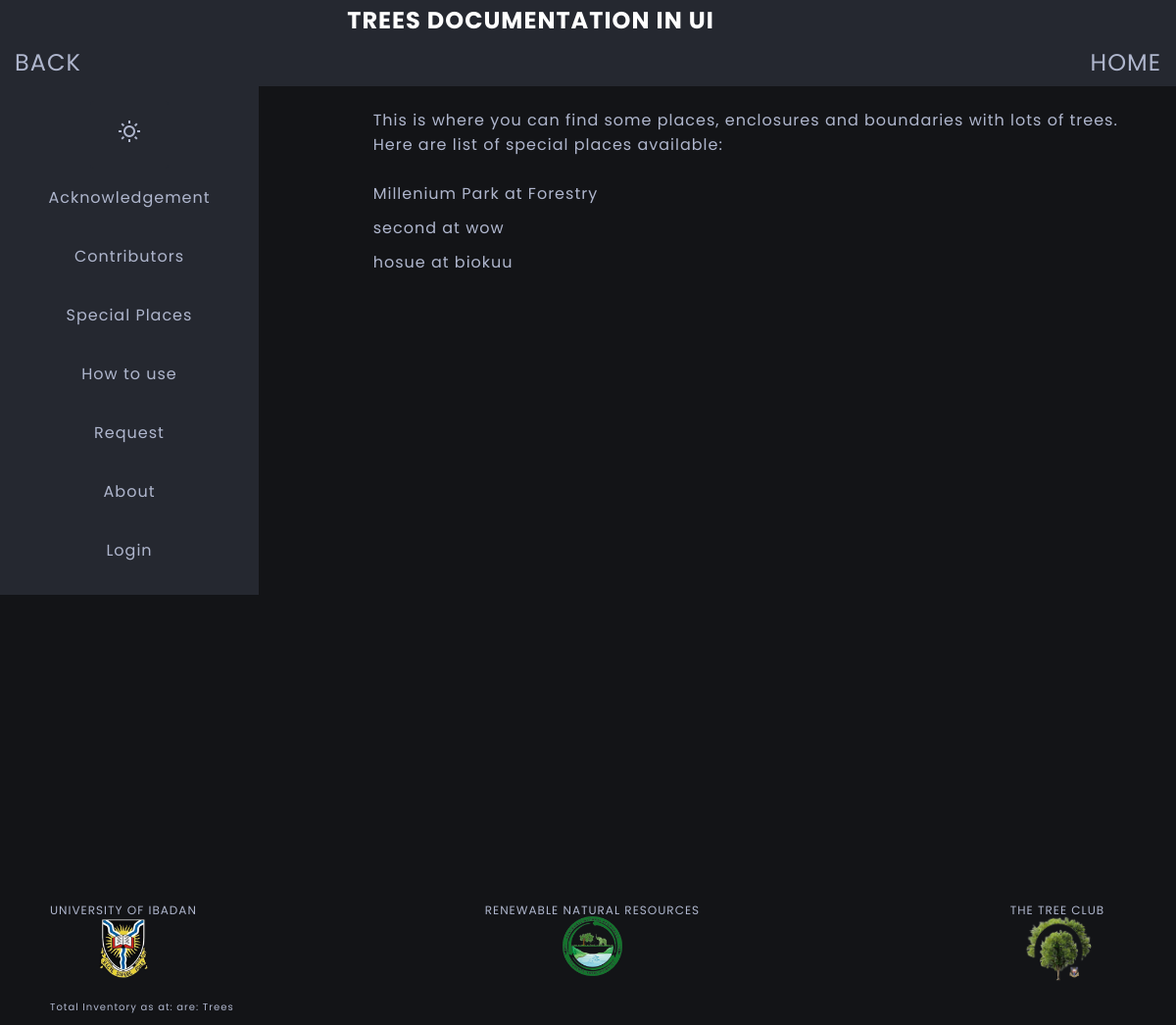
Before: /special/ with the older database file.
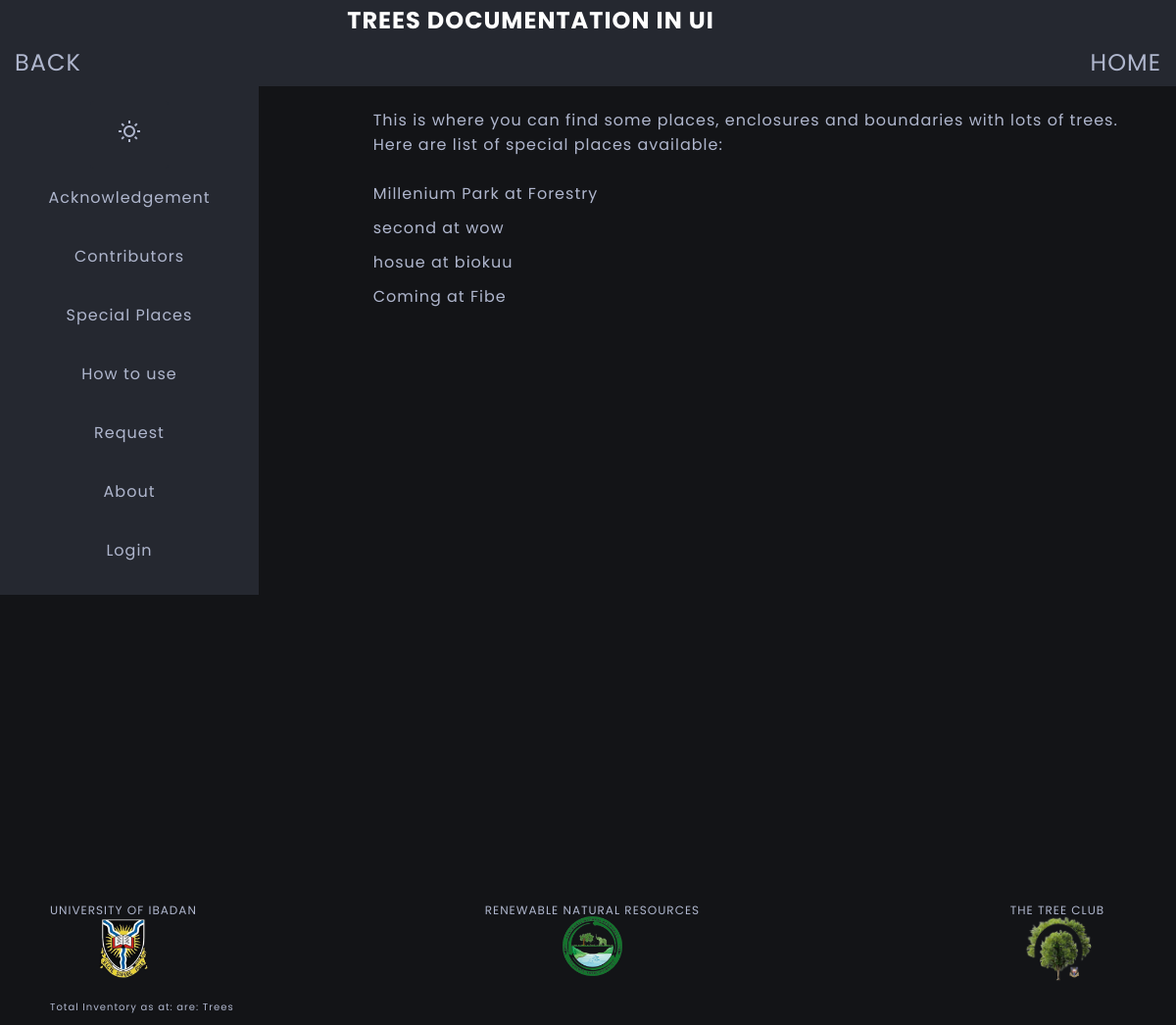
After: the same page with the newer database file.
### specialplaces/models.py (models this page shows, shortened)
class SpecialPlace(models.Model):
    tree_specie_found = models.ManyToManyField(Tree)
    tree_count = models.IntegerField(
        default=0,
        validators=[MinValueValidator(1)]
    )
    tree_picture = models.ImageField(upload_to='specials/%Y/%m/%d/')
    tree_picture2 = models.ImageField(upload_to='specials/%Y/%m/%d/', null=True, blank=True)
    tree_picture3 = models.ImageField(upload_to='specials/%Y/%m/%d/', null=True, blank=True)
    special_place_name = models.CharField(max_length=100, null=True, blank=True)
    location_name = models.CharField(max_length=80)
    location_description = models.TextField()
    coordinates = models.CharField(max_length=30, null=True, blank=True)
    latitude = models.CharField(max_length=30, null=True, blank=True)
    longitude = models.CharField(max_length=30, null=True, blank=True)
    time_now = models.DateTimeField(auto_now=True)
    uploader = models.CharField(max_length=50, null=True, blank=True)
    def __str__(self):
        ret_val = self.special_place_name + ' at ' + self.location_name
        return ret_val

### specialplaces/views.py (the view)
# urls.py: path('', views.Special.as_view(), name='special'),
class Special(View):
    template_name = 'specialplaces/specialplaces.html'
    def get(self, request):
        places = SpecialPlace.objects.all()
        context = {
            'places': places
        }
        return render(request, self.template_name, context)

### specialplaces/templates/specialplaces/specialplaces.html
{% extends 'base/base.html' %}
{% block content %}
<p>
  This is where you can find some places, enclosures and boundaries with lots of trees.
</p>
<p>
  Here are list of special places available:
</p>
<br>
<div class="search-result">
  <ul class="flex">
      {% for place in places %}
      <li><a href="{% url 'special:details' place.id %}"> {{ place }}</a></li>
      {% endfor %}
      </ul>
</div>
{% endblock  %}

Changed rows visible on the page:
added SpecialPlace: special_place_name+location_name "Coming at Fibe"
